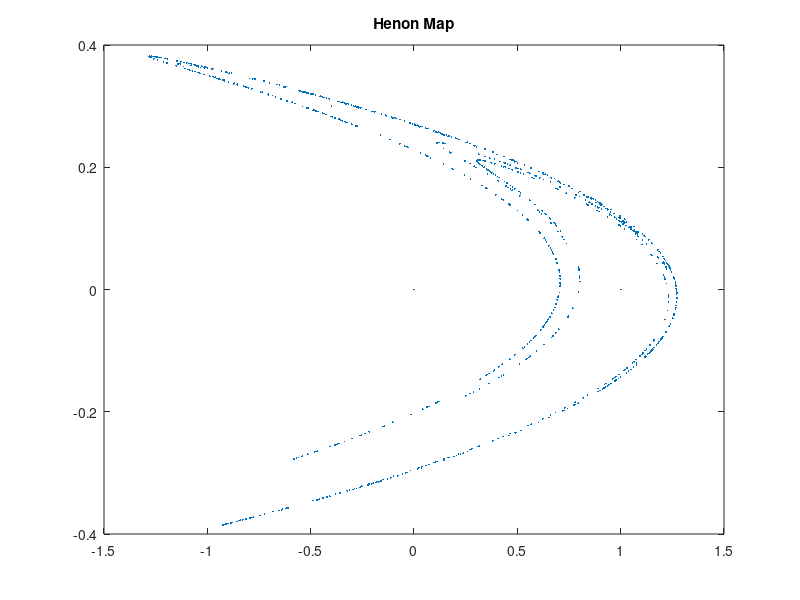

MATLAB code for this plot:
%% The Henon Map
% Created by Moysis Lazaros.
%
% This is a simple implementation of the Henon
% system. It is a discrete time system that maps a point $(x_n,y_n)$ in the
% following fashion:
%
% $x_{n+1}=1-a x_n^2 + y_n$
%
% $y_{n+1}=b x_n$
%
% where a and b are the system parameters
%% The code
% We start by defining the initial values
x(1)=0;
y(1)=0;
a=1.4;
b=0.3;
count_x=0;
count_y=0;
% and now we begin the iteration (10000 iterations):
for i=2:1000
	x(i)=1-1.4*(x(i-1)^2)+y(i-1);
	y(i)=b*x(i-1);
endfor
plot(x,y,'.','MarkerSize',4)
title('Henon Map')

for i=1:length(x)
	if x(i) < -1 || x(i) > 1
		count_x=count_x+1;
	endif
	
	if y(i) < -1 || y(i) > 1
		count_y=count_y+1;
	endif
endfor

count_x
count_y
%printf("\n\n")
x
%printf("\n\n")
%y
%% References
% [1] M. Henon (1976). "A two-dimensional mapping with a strange
% attractor". Communications in Mathematical Physics 50 (1): 69�77